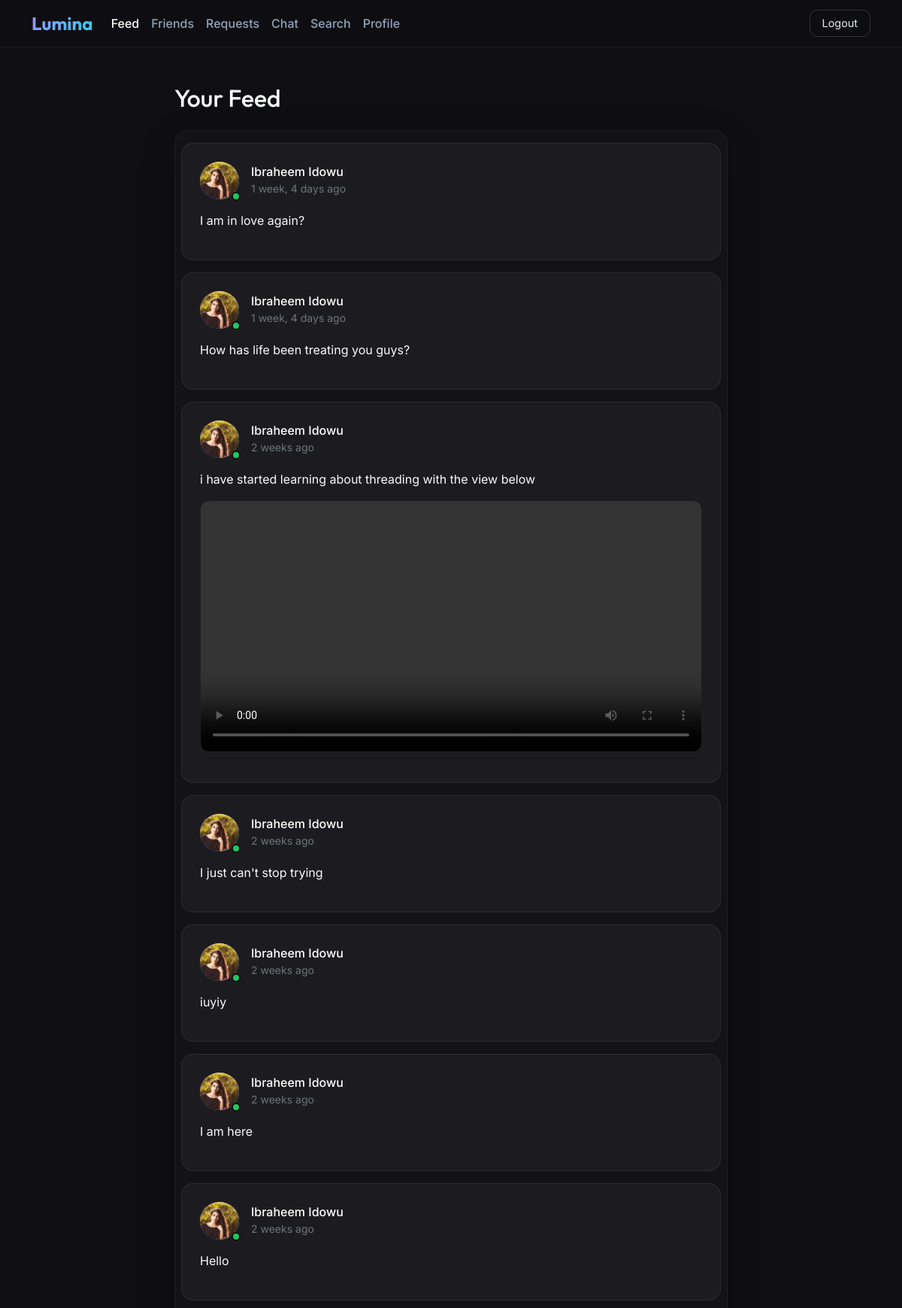
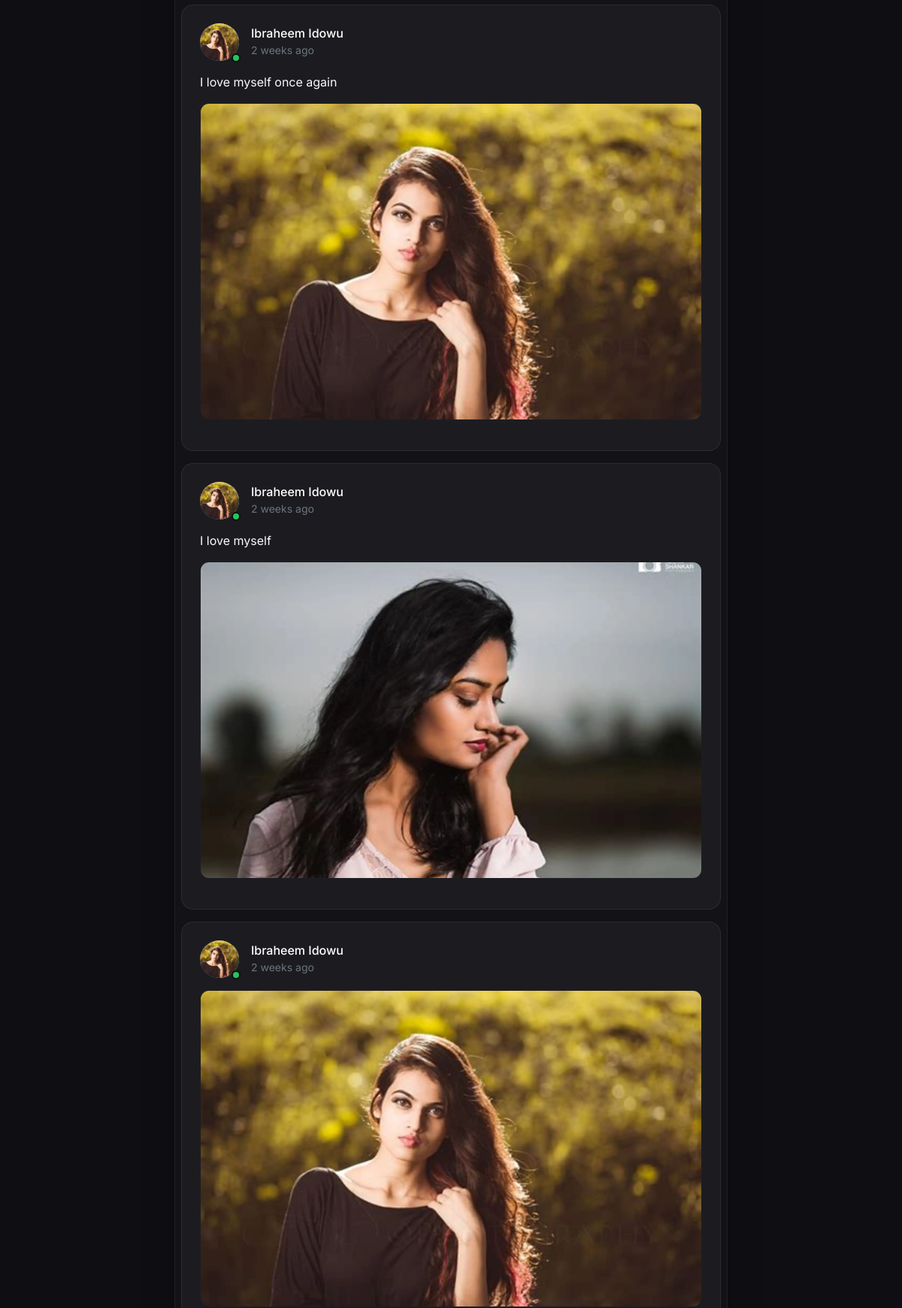
The app's page /home/ (signed in, upper part) with its own data (2 pictures, top to bottom).
### accounts/models.py (models this page shows, shortened)
class Post(models.Model):
    author = models.ForeignKey(User, on_delete=models.CASCADE, related_name='posts')
    text = models.TextField(blank=True,null=True)
    audio = models.FileField(upload_to='posts/audios/', blank=True, null=True)
    video = models.FileField(upload_to='posts/videos/', blank=True, null=True)
    image = models.ImageField(upload_to='posts/images/', blank=True, null=True)
    created_at = models.DateTimeField(auto_now_add=True)

class Profile(models.Model):
    user = models.OneToOneField(User,on_delete=models.CASCADE,related_name='profile')
    location = models.CharField(max_length=100, blank=True, null=True)
    about = models.CharField(max_length=255, blank=True, null=True)
    joined_at = models.DateTimeField(auto_now_add=True)
    profile_photo = models.ImageField(upload_to='photos/%Y/%m/%d', validators=[FileExtensionValidator(allowed_extensions=['jpg', 'jpeg', 'png', 'webp'])], null=True, blank=True)
    friends = models.ManyToManyField(to=User, blank=True, related_name='friends')

### accounts/views.py (the view)
# urls.py: path('home/', views.home, name='home'),
@login_required
def home(request):
    form = PostCreateForm()
    posts = Post.objects.all().order_by('-created_at')
    return render(request, 'accounts/home.html', {'form':form, 'posts':posts})

### accounts/templates/accounts/home.html (shortened to what this page needs)
{% load static widget_tweaks %}
{% load humanize %}
<!DOCTYPE html>
<html lang="en">
<head>
  <link href="{% static 'css/bootstrap.min.css' %}" rel="stylesheet">
</head>
<body hx-headers='{"X-CSRFToken":"{{ csrf_token }}"}'>
  <nav class="navbar navbar-expand-lg sticky-top">
    <div class="container">
      <a class="navbar-brand" href="{% url 'accounts:home' %}">Lumina</a>
      <div class="collapse navbar-collapse" id="nav">
        <ul class="navbar-nav me-auto mb-2 mb-lg-0">
          <li class="nav-item"><a class="nav-link active" href="{% url 'accounts:home' %}">Feed</a></li>
          <li class="nav-item"><a class="nav-link" href="{% url 'friends:friends_list' %}">Friends</a></li>
          <li class="nav-item"><a class="nav-link" href="{% url 'friends:friend_requests' %}">Requests</a></li>
          <li class="nav-item"><a class="nav-link" href="{% url 'chats:chat_list'%}">Chat</a></li>
          <li class="nav-item"><a class="nav-link" href="{% url 'accounts:search' %}">Search</a></li>
          <li class="nav-item"><a class="nav-link" href="{% url 'accounts:profile_view' %}">Profile</a></li>
        </ul>
        <a href="{% url 'accounts:logout' %}" class="btn btn-logout">Logout</a>
      </div>
    </div>
  </nav>
  <div class="container py-5">
    <div class="row justify-content-center">
      <div class="col-lg-8">
        <h2 class="mb-4">Your Feed</h2>
        <div class="feed-cards shadow-lg" id="feed-cards-box">
          <div class="row g-3">
            {% for post in posts %}
              <article class="feed-card post-card">
                <div class="d-flex align-items-center gap-3 mb-3">
                  <div class="avatar">
                    {% if post.author.profile.profile_photo %}
                      <img src="{{ post.author.profile.profile_photo.url }}" alt="{{ post.author.username }} profile photo">
                    {% endif %}
                    <span class="status-dot online" title="Online" aria-label="Online"></span>
                  </div>
                  <div class="flex-grow-1 min-width-0">
                    <h6 class="mb-0 text-truncate"><a href="{% if post.author == request.user %}{% url 'accounts:profile_view' %}{% else %}{% url 'accounts:view_others_profile' post.author.username %}{% endif %}">{{ post.author.get_full_name|default:post.author.username }}</a></h6>
                    <small class="text-secondary">{{ post.created_at|naturaltime }}</small>
                  </div>
                </div>
                {% if post.text %}
                  <p class="post-text mb-3">{{ post.text|linebreaksbr }}</p>
                {% endif %}
                {% if post.image %}
                  <div class="post-media mb-3">
                    <img src="{{ post.image.url }}" alt="Image shared by {{ post.author.username }}" loading="lazy">
                  </div>
                {% endif %}
                {% if post.video %}
                  <div class="post-media mb-3">
                    <video controls preload="metadata" playsinline>
                      <source src="{{ post.video.url }}">
                    </video>
                  </div>
                {% endif %}
              </article>
            {% empty %}
              <div class="col-12" _="on postCreated add .d-none to me">
                <div class="feed-card text-center text-secondary mb-0">
                  No posts yet. Be the first to share something.
                </div>
              </div>
            {% endfor %}
          </div>
        </div>
      </div>
    </div>
  </div>
</body>
</html>

### accounts/templates/accounts/home.html (style rules this page uses)
body { font-family: 'Inter', sans-serif; background-color: #0f0f13; color: #f8fafc; }
h1, h2, h3, h4, .navbar-brand { font-family: 'Outfit', sans-serif; }
.navbar { background: rgba(15, 15, 19, 0.9); backdrop-filter: blur(12px); border-bottom: 1px solid rgba(255, 255, 255, 0.06); }
.navbar-brand { font-size: 1.5rem; font-weight: 700; background: linear-gradient(135deg, #a78bfa, #22d3ee); -webkit-background-clip: text; -webkit-text-fill-color: transparent; }
.nav-link { color: #94a3b8 !important; font-weight: 500; }
.nav-link:hover, .nav-link.active { color: #fff !important; }
.btn-logout { background: transparent; border: 1px solid rgba(255, 255, 255, 0.15); color: #e2e8f0; border-radius: 10px; padding: 6px 16px; font-size: 0.9rem; }
.feed-card { background: rgba(255, 255, 255, 0.04); border: 1px solid rgba(255, 255, 255, 0.07); border-radius: 16px; padding: 1.5rem; margin-bottom: 1.25rem; }
.feed-cards { background: rgba(255, 255, 255, 0.02); border: 1px solid rgba(255, 255, 255, 0.05); border-radius: 18px; padding: 1rem; }
.feed-cards .feed-card { height: 100%; margin-bottom: 0; }
.post-media { overflow: hidden; border: 1px solid rgba(255, 255, 255, 0.07); border-radius: 12px; background: #0b0b12; }
.post-media img, .post-media video { display: block; width: 100%; max-height: 420px; object-fit: cover; }
.avatar { width: 42px; height: 42px; border-radius: 50%; object-fit: cover; background: linear-gradient(135deg, #7c3aed, #22d3ee); }
.avatar { width: 50px; height: 50px; border-radius: 50%; background: linear-gradient(135deg,#7c3aed,#22d3ee); object-fit: cover; position: relative; overflow: visible; flex: 0 0 52px; }
.avatar img { width: 100%; height: 100%; border-radius: 50%; object-fit: cover; display: block; }
.status-dot { width: 12px; height: 12px; border-radius: 50%; border: 2px solid #0f0f13; position: absolute; bottom: -2px; right: -2px; z-index: 2; }
.online { background: #22c55e; }
a { text-decoration: none; color: white; }

### records on screen
Post: author.profile.profile_photo (picture), author.get_full_name "Ibraheem Idowu", created_at "1 week, 4 days ago", text "I am in love again?"
Post: author.profile.profile_photo (picture), author.get_full_name "Ibraheem Idowu", created_at "1 week, 4 days ago", text "How has life been treating you guys?"
Post: author.profile.profile_photo (picture), author.get_full_name "Ibraheem Idowu", created_at "2 weeks ago", text "i have started learning about threading with the view below"
Post: author.profile.profile_photo (picture), author.get_full_name "Ibraheem Idowu", created_at "2 weeks ago", text "I just can't stop trying"
Post: author.profile.profile_photo (picture), author.get_full_name "Ibraheem Idowu", created_at "2 weeks ago", text "iuyiy"
Post: author.profile.profile_photo (picture), author.get_full_name "Ibraheem Idowu", created_at "2 weeks ago", text "I am here"
Post: author.profile.profile_photo (picture), author.get_full_name "Ibraheem Idowu", created_at "2 weeks ago", text "Hello"
Post: author.profile.profile_photo (picture), author.get_full_name "Ibraheem Idowu", created_at "2 weeks ago", text "I love myself once again", image (picture)
Post: author.profile.profile_photo (picture), author.get_full_name "Ibraheem Idowu", created_at "2 weeks ago", text "I love myself", image (picture)
Post: author.profile.profile_photo (picture), author.get_full_name "Ibraheem Idowu", created_at "2 weeks ago", image (picture)
